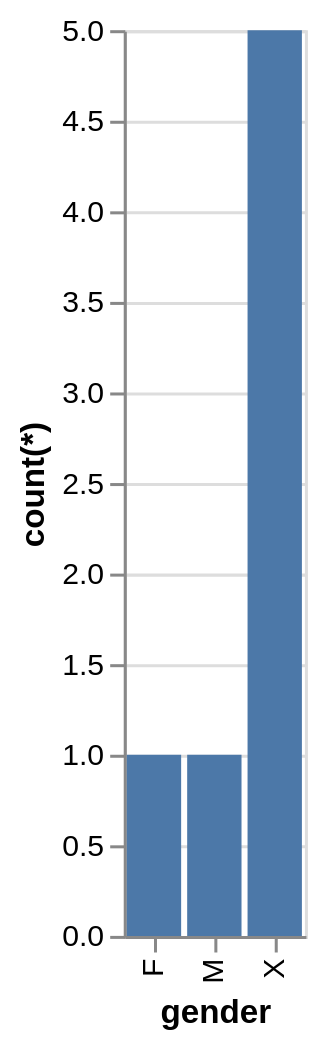

The specification (Vega-Lite) saved for this image:
### Vega-Lite specification from a JSON file in a GitHub repository (floating-point values rounded to 4 significant figures)
{"data": {"values": [{"x_data": "F", "y_data": 1}, {"x_data": "M", "y_data": 1}, {"x_data": "X", "y_data": 5}]}, "mark": "bar", "encoding": {"x": {"field": "x_data", "type": "nominal", "title": "gender", "sort": {"op": "sum", "field": "y_data", "order": "ascending"}}, "y": {"field": "y_data", "type": "quantitative", "title": "count(*)"}}}
